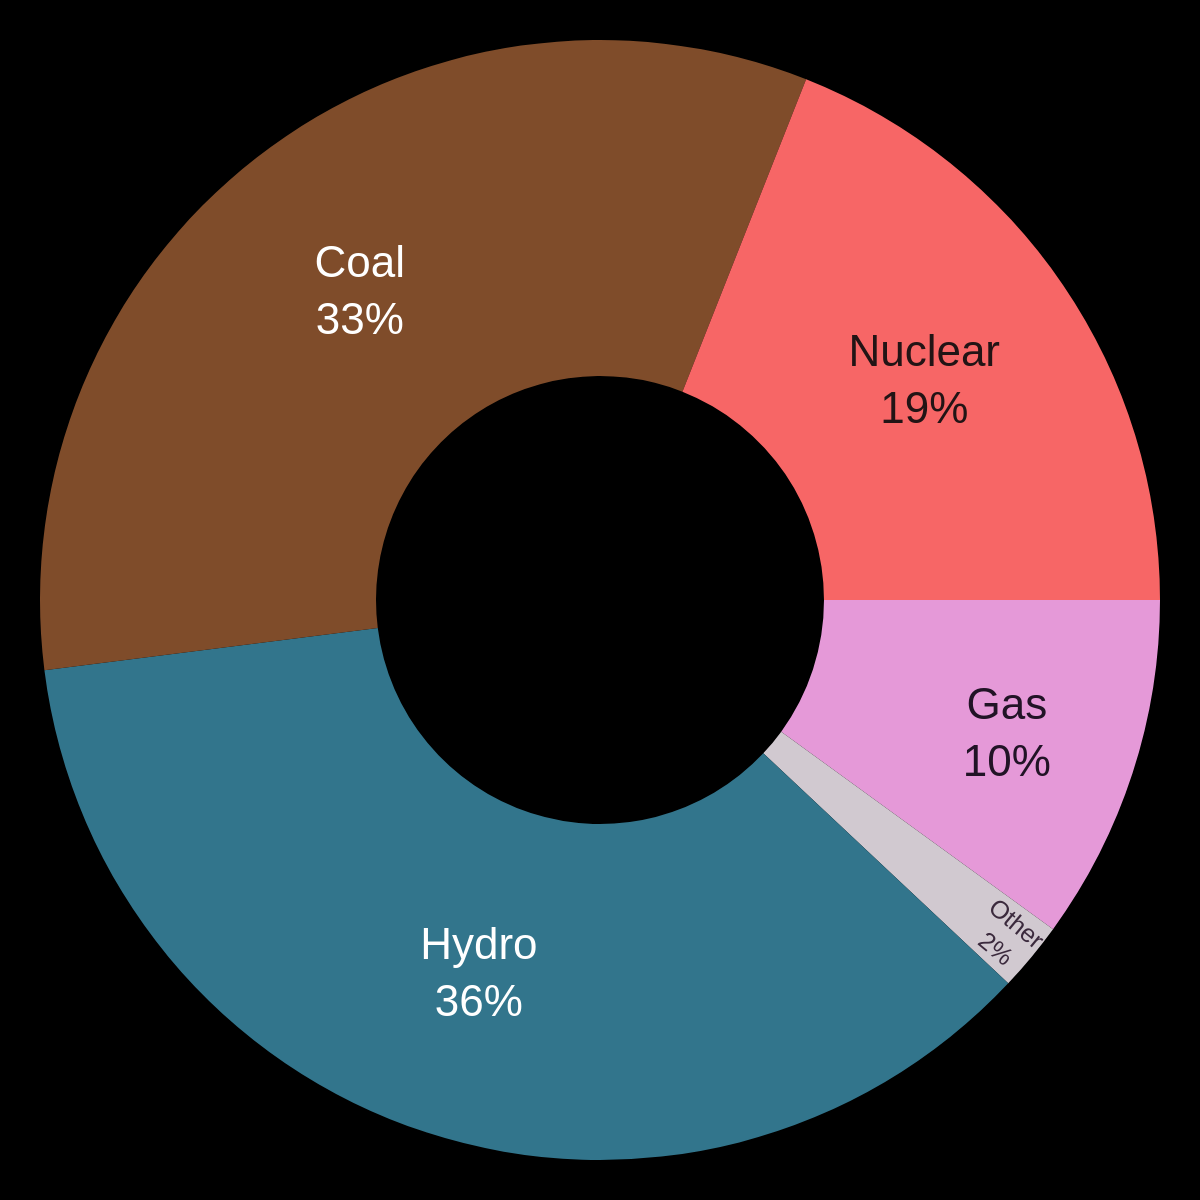

Reproduce this figure in Python.
import sys
import json
import pathlib
import plotly.graph_objects as go

# Check for command-line argument
if len(sys.argv) != 2:
    print("Usage: python generate_chart.py <path_to_json_file>")
    sys.exit(1)

# Get the JSON file path from the command-line argument
json_file_path = sys.argv[1]

# Read the JSON data
try:
    with open(json_file_path, 'r', encoding='utf-8') as f:
        chart_info = json.load(f)
except FileNotFoundError:
    print(f"Error: JSON file not found at {json_file_path}")
    sys.exit(1)
except json.JSONDecodeError:
    print(f"Error: Could not decode JSON from {json_file_path}")
    sys.exit(1)

# Extract data from the JSON object
chart_data = chart_info.get('chart_data', [])
colors_data = chart_info.get('colors', {})
slice_colors = colors_data.get('slices', [])
text_colors = colors_data.get('texts', [])

# Prepare data for Plotly
labels = [item.get('category') for item in chart_data]
values = [item.get('value') for item in chart_data]
slice_texts = [f"{item.get('category')}<br>{item.get('value')}%" for item in chart_data]

# Create the donut chart trace
donut_trace = go.Pie(
    labels=labels,
    values=values,
    hole=0.4,
    marker=dict(colors=slice_colors),
    text=slice_texts,
    textinfo='text',
    textposition='inside',
    insidetextfont=dict(
        family='Arial',
        size=22,
        color=text_colors
    ),
    hoverinfo='none',
    sort=False,
    direction='clockwise',
    rotation=90
)

# Create the layout
layout = go.Layout(
    showlegend=False,
    paper_bgcolor='#000000',
    plot_bgcolor='#000000',
    margin=dict(l=20, r=20, t=20, b=20),
    font=dict(family="Arial")
)

# Create the figure
fig = go.Figure(data=[donut_trace], layout=layout)

# Generate the output filename and save the image
output_filename = pathlib.Path(json_file_path).with_suffix('.png')
fig.write_image(output_filename, scale=2, width=600, height=600)

print(f"Chart saved to {output_filename}")
